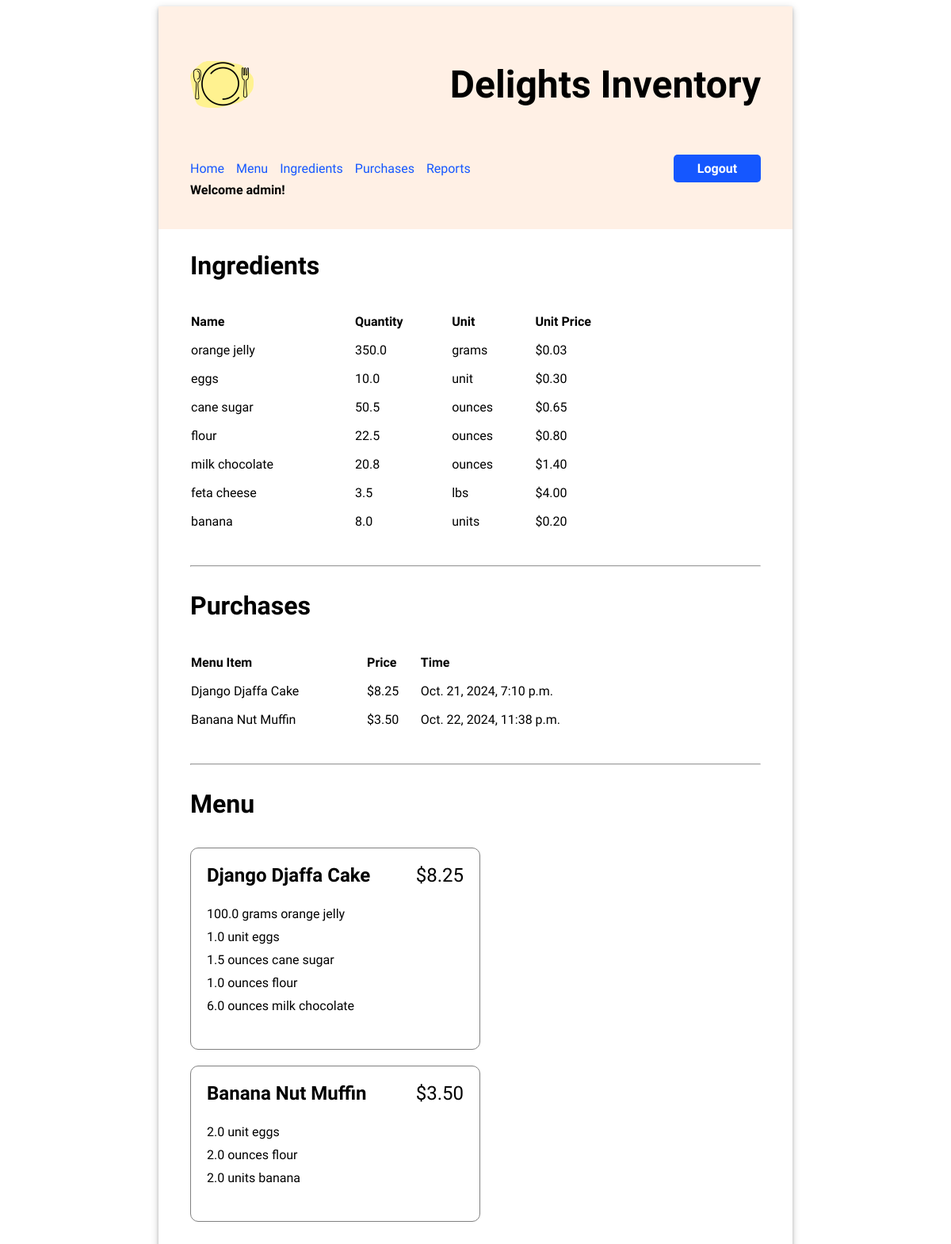
Page / (signed in) on the earlier database version.
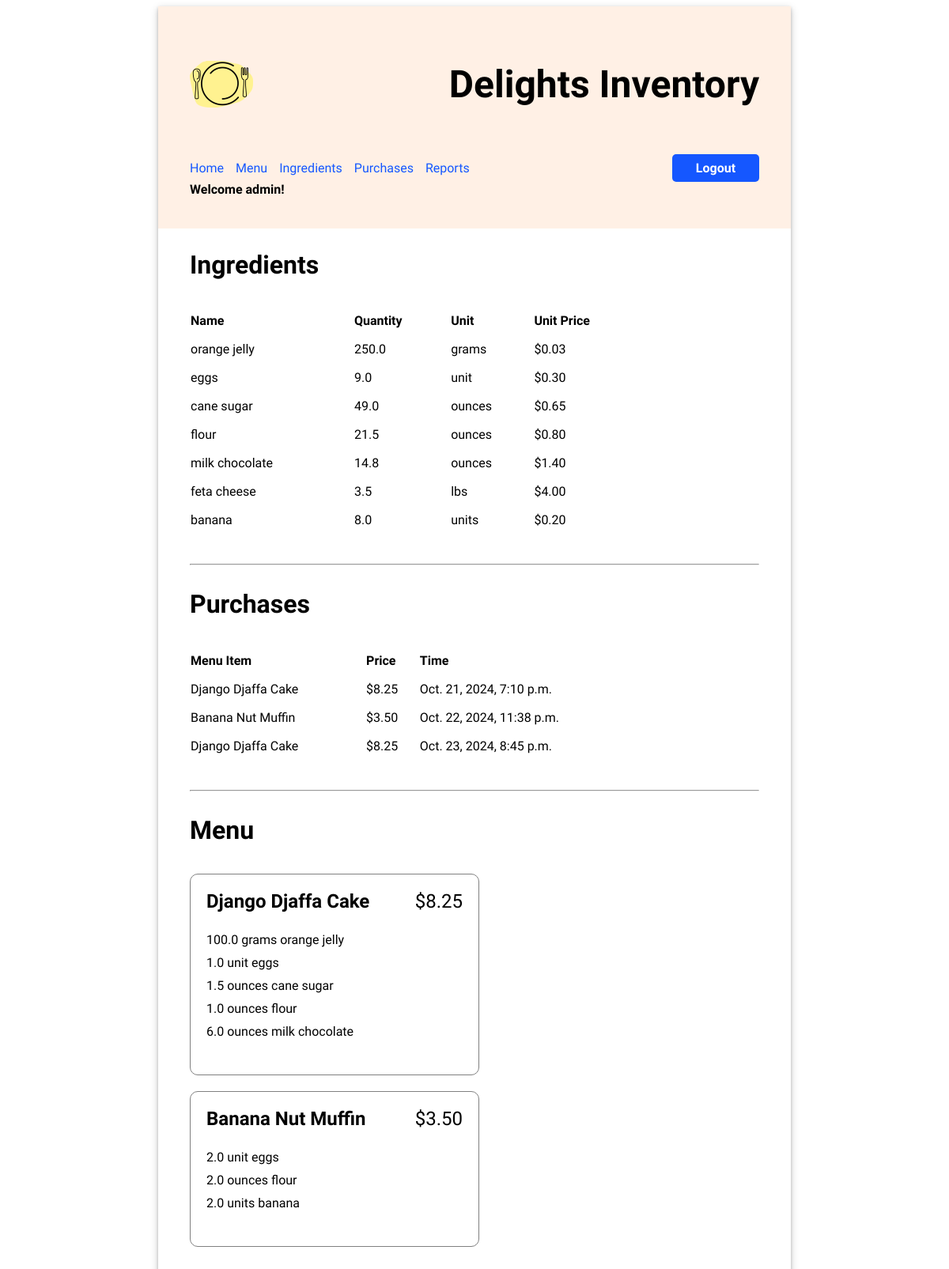
Same page on the later database version.
### inventory/models.py (models this page shows, shortened)
class Ingredient(models.Model):
    name = models.CharField(max_length=200)
    quantity = models.FloatField(default=0)
    unit = models.CharField(max_length=200)
    unit_price = models.FloatField(default=0)

class Purchase(models.Model):
    menu_item = models.ForeignKey(MenuItem, on_delete=models.CASCADE)
    timestamp = models.DateTimeField(auto_now_add=True)

class MenuItem(models.Model):
    title = models.CharField(max_length=200)
    price = models.FloatField(default=0)

class RecipeRequirement(models.Model):
    menu_item = models.ForeignKey(MenuItem, on_delete=models.CASCADE)
    ingredient = models.ForeignKey(Ingredient, on_delete=models.CASCADE)
    quantity = models.FloatField(default=0)

### inventory/views.py (the view)
# urls.py: path("", views.HomeView.as_view(), name='home'),
class HomeView(LoginRequiredMixin, TemplateView):
    template_name = "inventory/home.html"
    def get_context_data(self, **kwargs):
        context = super().get_context_data(**kwargs)
        context["all_ingredients"] = Ingredient.objects.all()
        context["menu_items"] = MenuItem.objects.all()
        context["purchases"] = Purchase.objects.all()
        return context

### inventory/templates/inventory/home.html (shortened to what this page needs)
{% extends 'base.html' %}
{% load static %}
{% block content %}
<div class="home">
    <div>
        <h2>Ingredients</h2>
        <table class="inventory-table">
            <thead>
                <tr>
                    <th>Name</th>
                    <th>Quantity</th>
                    <th>Unit</th>
                    <th>Unit Price</th>
                </tr>
            </thead>
            <tbody>
            {% for ingredient in all_ingredients %}
                <tr>
                    <td>{{ ingredient.name }}</td>
                    <td>{{ ingredient.quantity }}</td>
                    <td>{{ ingredient.unit }}</td>
                    <td class="price">${{ ingredient.unit_price|stringformat:".2f" }}</td>
                </tr>
            {% endfor %}
            </tbody>
        </table>
    </div>
    <hr/>
    <div>
        <h2>Purchases</h2>
        <table class="inventory-table">
            <thead>
                <tr>
                    <th>Menu Item</th>
                    <th>Price</th>
                    <th>Time</th>
                </tr>
            </thead>
            <tbody>
            {% for purchase in purchases %}
                <tr>
                    <td>{{ purchase.menu_item.title }}</td>
                    <td class="price">${{ purchase.menu_item.price|stringformat:".2f" }}</td>
                    <td>{{ purchase.timestamp }}</td>
                </tr>
            {% endfor %}
            </tbody>
        </table>
    </div>
    <hr/>
    <div>
        <h2>Menu</h2>
        <ul class="menu-items">
            {% for menu_item in menu_items %}
                <li>
                    <div class="menu-item-header">
                        <div class="menu-item-title">{{ menu_item.title }}</div>
                        <div class="menu-item-price">${{ menu_item.price|stringformat:".2f" }}</div>
                    </div>
                    <ul class="menu-item-ingredients">
                        {% for recipe_requirement in menu_item.reciperequirement_set.all %}
                        <li>{{ recipe_requirement.quantity }} {{recipe_requirement.ingredient.unit }} {{ recipe_requirement.ingredient.name }}</li>
                        {% endfor %}
                    </ul>
                </li>
            {% endfor %}
            </ul>
    </div>
</div>
{% endblock %}

Differences in the rows shown:
changed Ingredient "orange jelly": quantity "350.0" → "250.0"
changed Ingredient "eggs": quantity "10.0" → "9.0"
changed Ingredient "cane sugar": quantity "50.5" → "49.0"
changed Ingredient "flour": quantity "22.5" → "21.5"
changed Ingredient "milk chocolate": quantity "20.8" → "14.8"
added Purchase: menu_item "Django Djaffa Cake", menu_item.price "8.25", timestamp "Oct. 23, 2024, 8:45 p.m."
